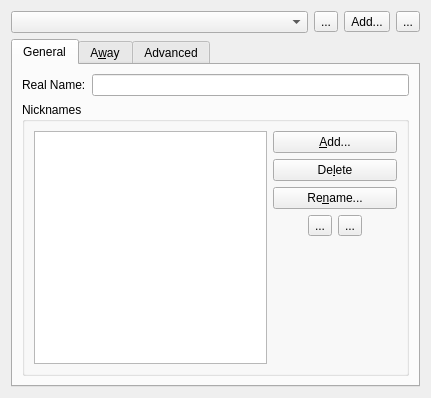
<ui version="4.0" >
 <class>IdentitiesSettingsPage</class>
 <widget class="QWidget" name="IdentitiesSettingsPage" >
  <property name="geometry" >
   <rect>
    <x>0</x>
    <y>0</y>
    <width>431</width>
    <height>398</height>
   </rect>
  </property>
  <property name="windowTitle" >
   <string/>
  </property>
  <layout class="QVBoxLayout" >
   <item>
    <layout class="QHBoxLayout" >
     <item>
      <widget class="QComboBox" name="identityList" >
       <property name="insertPolicy" >
        <enum>QComboBox::InsertAtBottom</enum>
       </property>
       <property name="duplicatesEnabled" >
        <bool>true</bool>
       </property>
      </widget>
     </item>
     <item>
      <widget class="QToolButton" name="renameIdentity" >
       <property name="text" >
        <string>...</string>
       </property>
       <property name="icon" >
        <iconset resource="../../icons/icons.qrc" >:/22x22/actions/oxygen/22x22/actions/edit-rename.png</iconset>
       </property>
       <property name="iconSize" >
        <size>
         <width>22</width>
         <height>22</height>
        </size>
       </property>
      </widget>
     </item>
     <item>
      <widget class="QToolButton" name="addIdentity" >
       <property name="text" >
        <string>Add...</string>
       </property>
       <property name="icon" >
        <iconset resource="../../icons/icons.qrc" >:/22x22/actions/oxygen/22x22/actions/list-add-user.png</iconset>
       </property>
       <property name="iconSize" >
        <size>
         <width>22</width>
         <height>22</height>
        </size>
       </property>
       <property name="toolButtonStyle" >
        <enum>Qt::ToolButtonIconOnly</enum>
       </property>
      </widget>
     </item>
     <item>
      <widget class="QToolButton" name="deleteIdentity" >
       <property name="text" >
        <string>...</string>
       </property>
       <property name="icon" >
        <iconset resource="../../icons/icons.qrc" >:/22x22/actions/oxygen/22x22/actions/list-remove-user.png</iconset>
       </property>
       <property name="iconSize" >
        <size>
         <width>22</width>
         <height>22</height>
        </size>
       </property>
      </widget>
     </item>
    </layout>
   </item>
   <item>
    <widget class="QTabWidget" name="tabWidget" >
     <property name="currentIndex" >
      <number>0</number>
     </property>
     <widget class="QWidget" name="generalTab" >
      <attribute name="title" >
       <string>General</string>
      </attribute>
      <layout class="QVBoxLayout" >
       <item>
        <layout class="QHBoxLayout" >
         <item>
          <widget class="QLabel" name="label" >
           <property name="text" >
            <string>Real Name:</string>
           </property>
          </widget>
         </item>
         <item>
          <widget class="QLineEdit" name="realName" />
         </item>
        </layout>
       </item>
       <item>
        <widget class="QGroupBox" name="groupBox" >
         <property name="title" >
          <string>Nicknames</string>
         </property>
         <layout class="QHBoxLayout" >
          <item>
           <widget class="QListWidget" name="nicknameList" >
            <property name="sizePolicy" >
             <sizepolicy vsizetype="Expanding" hsizetype="Expanding" >
              <horstretch>1</horstretch>
              <verstretch>0</verstretch>
             </sizepolicy>
            </property>
           </widget>
          </item>
          <item>
           <layout class="QVBoxLayout" >
            <item>
             <widget class="QPushButton" name="addNick" >
              <property name="sizePolicy" >
               <sizepolicy vsizetype="Fixed" hsizetype="Preferred" >
                <horstretch>0</horstretch>
                <verstretch>0</verstretch>
               </sizepolicy>
              </property>
              <property name="text" >
               <string>&amp;Add...</string>
              </property>
              <property name="icon" >
               <iconset resource="../../icons/icons.qrc" >:/16x16/actions/oxygen/16x16/actions/list-add.png</iconset>
              </property>
              <property name="iconSize" >
               <size>
                <width>16</width>
                <height>16</height>
               </size>
              </property>
             </widget>
            </item>
            <item>
             <widget class="QPushButton" name="deleteNick" >
              <property name="sizePolicy" >
               <sizepolicy vsizetype="Fixed" hsizetype="Preferred" >
                <horstretch>0</horstretch>
                <verstretch>0</verstretch>
               </sizepolicy>
              </property>
              <property name="text" >
               <string>De&amp;lete</string>
              </property>
              <property name="icon" >
               <iconset resource="../../icons/icons.qrc" >:/16x16/actions/oxygen/16x16/actions/edit-delete.png</iconset>
              </property>
             </widget>
            </item>
            <item>
             <widget class="QPushButton" name="renameNick" >
              <property name="sizePolicy" >
               <sizepolicy vsizetype="Fixed" hsizetype="Preferred" >
                <horstretch>0</horstretch>
                <verstretch>0</verstretch>
               </sizepolicy>
              </property>
              <property name="text" >
               <string>Re&amp;name...</string>
              </property>
              <property name="icon" >
               <iconset resource="../../icons/icons.qrc" >:/16x16/actions/oxygen/16x16/actions/edit-rename.png</iconset>
              </property>
             </widget>
            </item>
            <item>
             <layout class="QHBoxLayout" >
              <property name="spacing" >
               <number>6</number>
              </property>
              <property name="leftMargin" >
               <number>0</number>
              </property>
              <property name="topMargin" >
               <number>0</number>
              </property>
              <property name="rightMargin" >
               <number>0</number>
              </property>
              <property name="bottomMargin" >
               <number>0</number>
              </property>
              <item>
               <spacer>
                <property name="orientation" >
                 <enum>Qt::Horizontal</enum>
                </property>
                <property name="sizeHint" >
                 <size>
                  <width>0</width>
                  <height>20</height>
                 </size>
                </property>
               </spacer>
              </item>
              <item>
               <widget class="QToolButton" name="upNick" >
                <property name="toolTip" >
                 <string>Move upwards in list</string>
                </property>
                <property name="text" >
                 <string>...</string>
                </property>
                <property name="icon" >
                 <iconset resource="../../icons/icons.qrc" >:/16x16/actions/oxygen/16x16/actions/go-up.png</iconset>
                </property>
               </widget>
              </item>
              <item>
               <widget class="QToolButton" name="downNick" >
                <property name="toolTip" >
                 <string>Move downwards in list</string>
                </property>
                <property name="text" >
                 <string>...</string>
                </property>
                <property name="icon" >
                 <iconset resource="../../icons/icons.qrc" >:/16x16/actions/oxygen/16x16/actions/go-down.png</iconset>
                </property>
               </widget>
              </item>
              <item>
               <spacer>
                <property name="orientation" >
                 <enum>Qt::Horizontal</enum>
                </property>
                <property name="sizeHint" >
                 <size>
                  <width>0</width>
                  <height>20</height>
                 </size>
                </property>
               </spacer>
              </item>
             </layout>
            </item>
            <item>
             <spacer>
              <property name="orientation" >
               <enum>Qt::Vertical</enum>
              </property>
              <property name="sizeHint" >
               <size>
                <width>124</width>
                <height>76</height>
               </size>
              </property>
             </spacer>
            </item>
           </layout>
          </item>
         </layout>
        </widget>
       </item>
      </layout>
     </widget>
     <widget class="QWidget" name="awayTab" >
      <attribute name="title" >
       <string>A&amp;way</string>
      </attribute>
      <layout class="QVBoxLayout" >
       <item>
        <layout class="QGridLayout" >
         <property name="leftMargin" >
          <number>0</number>
         </property>
         <property name="topMargin" >
          <number>0</number>
         </property>
         <property name="rightMargin" >
          <number>0</number>
         </property>
         <property name="bottomMargin" >
          <number>0</number>
         </property>
         <property name="horizontalSpacing" >
          <number>6</number>
         </property>
         <property name="verticalSpacing" >
          <number>6</number>
         </property>
         <item row="0" column="1" >
          <widget class="QLineEdit" name="awayNick" >
           <property name="enabled" >
            <bool>false</bool>
           </property>
          </widget>
         </item>
         <item row="1" column="0" >
          <widget class="QCheckBox" name="awayReasonEnabled" >
           <property name="text" >
            <string>Away Reason</string>
           </property>
          </widget>
         </item>
         <item row="1" column="1" >
          <widget class="QLineEdit" name="awayReason" >
           <property name="enabled" >
            <bool>false</bool>
           </property>
          </widget>
         </item>
         <item row="2" column="0" >
          <widget class="QCheckBox" name="returnMessageEnabled" >
           <property name="text" >
            <string>Return Message</string>
           </property>
          </widget>
         </item>
         <item row="2" column="1" >
          <widget class="QLineEdit" name="returnMessage" >
           <property name="enabled" >
            <bool>false</bool>
           </property>
          </widget>
         </item>
         <item row="0" column="0" >
          <widget class="QCheckBox" name="awayNickEnabled" >
           <property name="text" >
            <string>Away Nick</string>
           </property>
          </widget>
         </item>
        </layout>
       </item>
       <item>
        <widget class="QGroupBox" name="autoAwayEnabled" >
         <property name="title" >
          <string>Auto Away</string>
         </property>
         <property name="checkable" >
          <bool>true</bool>
         </property>
         <property name="checked" >
          <bool>false</bool>
         </property>
         <layout class="QVBoxLayout" >
          <property name="spacing" >
           <number>6</number>
          </property>
          <property name="leftMargin" >
           <number>8</number>
          </property>
          <property name="topMargin" >
           <number>8</number>
          </property>
          <property name="rightMargin" >
           <number>8</number>
          </property>
          <property name="bottomMargin" >
           <number>8</number>
          </property>
          <item>
           <layout class="QHBoxLayout" >
            <property name="spacing" >
             <number>6</number>
            </property>
            <property name="leftMargin" >
             <number>0</number>
            </property>
            <property name="topMargin" >
             <number>0</number>
            </property>
            <property name="rightMargin" >
             <number>0</number>
            </property>
            <property name="bottomMargin" >
             <number>0</number>
            </property>
            <item>
             <widget class="QLabel" name="autoAwayLabel_1" >
              <property name="text" >
               <string>Auto away after</string>
              </property>
             </widget>
            </item>
            <item>
             <widget class="QSpinBox" name="autoAwayTime" />
            </item>
            <item>
             <widget class="QLabel" name="autoAwayLabel_2" >
              <property name="text" >
               <string>minutes</string>
              </property>
             </widget>
            </item>
            <item>
             <spacer>
              <property name="orientation" >
               <enum>Qt::Horizontal</enum>
              </property>
              <property name="sizeHint" >
               <size>
                <width>40</width>
                <height>20</height>
               </size>
              </property>
             </spacer>
            </item>
           </layout>
          </item>
          <item>
           <layout class="QGridLayout" >
            <property name="leftMargin" >
             <number>0</number>
            </property>
            <property name="topMargin" >
             <number>0</number>
            </property>
            <property name="rightMargin" >
             <number>0</number>
            </property>
            <property name="bottomMargin" >
             <number>0</number>
            </property>
            <property name="horizontalSpacing" >
             <number>6</number>
            </property>
            <property name="verticalSpacing" >
             <number>6</number>
            </property>
            <item row="1" column="0" >
             <widget class="QCheckBox" name="autoReturnMessageEnabled" >
              <property name="text" >
               <string>Return Message</string>
              </property>
             </widget>
            </item>
            <item row="0" column="0" >
             <widget class="QCheckBox" name="autoAwayReasonEnabled" >
              <property name="text" >
               <string>Away Reason</string>
              </property>
             </widget>
            </item>
            <item row="1" column="1" >
             <widget class="QLineEdit" name="autoReturnMessage" />
            </item>
            <item row="0" column="1" >
             <widget class="QLineEdit" name="autoAwayReason" />
            </item>
           </layout>
          </item>
         </layout>
        </widget>
       </item>
       <item>
        <spacer>
         <property name="orientation" >
          <enum>Qt::Vertical</enum>
         </property>
         <property name="sizeHint" >
          <size>
           <width>20</width>
           <height>40</height>
          </size>
         </property>
        </spacer>
       </item>
      </layout>
     </widget>
     <widget class="QWidget" name="advancedTab" >
      <attribute name="title" >
       <string>Advanced</string>
      </attribute>
      <layout class="QVBoxLayout" >
       <item>
        <layout class="QHBoxLayout" >
         <item>
          <widget class="QLabel" name="label_2" >
           <property name="text" >
            <string>Ident:</string>
           </property>
          </widget>
         </item>
         <item>
          <widget class="QLineEdit" name="ident" />
         </item>
        </layout>
       </item>
       <item>
        <widget class="QGroupBox" name="groupBox_3" >
         <property name="title" >
          <string>Messages</string>
         </property>
         <layout class="QVBoxLayout" >
          <item>
           <layout class="QGridLayout" >
            <property name="leftMargin" >
             <number>0</number>
            </property>
            <property name="topMargin" >
             <number>0</number>
            </property>
            <property name="rightMargin" >
             <number>0</number>
            </property>
            <property name="bottomMargin" >
             <number>0</number>
            </property>
            <property name="horizontalSpacing" >
             <number>6</number>
            </property>
            <property name="verticalSpacing" >
             <number>6</number>
            </property>
            <item row="1" column="0" >
             <widget class="QLabel" name="label_3" >
              <property name="text" >
               <string>Part Reason:</string>
              </property>
             </widget>
            </item>
            <item row="1" column="1" >
             <widget class="QLineEdit" name="partReason" />
            </item>
            <item row="0" column="1" >
             <widget class="QLineEdit" name="kickReason" />
            </item>
            <item row="2" column="0" >
             <widget class="QLabel" name="label_5" >
              <property name="text" >
               <string>Quit Reason:</string>
              </property>
             </widget>
            </item>
            <item row="2" column="1" >
             <widget class="QLineEdit" name="quitReason" />
            </item>
            <item row="0" column="0" >
             <widget class="QLabel" name="label_4" >
              <property name="text" >
               <string>Kick Reason:</string>
              </property>
             </widget>
            </item>
           </layout>
          </item>
         </layout>
        </widget>
       </item>
       <item>
        <spacer>
         <property name="orientation" >
          <enum>Qt::Vertical</enum>
         </property>
         <property name="sizeHint" >
          <size>
           <width>20</width>
           <height>40</height>
          </size>
         </property>
        </spacer>
       </item>
      </layout>
     </widget>
    </widget>
   </item>
  </layout>
 </widget>
 <resources>
  <include location="../../icons/icons.qrc" />
 </resources>
 <connections>
  <connection>
   <sender>awayNickEnabled</sender>
   <signal>toggled(bool)</signal>
   <receiver>awayNick</receiver>
   <slot>setEnabled(bool)</slot>
   <hints>
    <hint type="sourcelabel" >
     <x>47</x>
     <y>85</y>
    </hint>
    <hint type="destinationlabel" >
     <x>185</x>
     <y>90</y>
    </hint>
   </hints>
  </connection>
  <connection>
   <sender>awayReasonEnabled</sender>
   <signal>toggled(bool)</signal>
   <receiver>awayReason</receiver>
   <slot>setEnabled(bool)</slot>
   <hints>
    <hint type="sourcelabel" >
     <x>57</x>
     <y>120</y>
    </hint>
    <hint type="destinationlabel" >
     <x>177</x>
     <y>123</y>
    </hint>
   </hints>
  </connection>
  <connection>
   <sender>returnMessageEnabled</sender>
   <signal>toggled(bool)</signal>
   <receiver>returnMessage</receiver>
   <slot>setEnabled(bool)</slot>
   <hints>
    <hint type="sourcelabel" >
     <x>85</x>
     <y>154</y>
    </hint>
    <hint type="destinationlabel" >
     <x>240</x>
     <y>160</y>
    </hint>
   </hints>
  </connection>
  <connection>
   <sender>autoAwayReasonEnabled</sender>
   <signal>toggled(bool)</signal>
   <receiver>autoAwayReason</receiver>
   <slot>setEnabled(bool)</slot>
   <hints>
    <hint type="sourcelabel" >
     <x>107</x>
     <y>262</y>
    </hint>
    <hint type="destinationlabel" >
     <x>186</x>
     <y>264</y>
    </hint>
   </hints>
  </connection>
  <connection>
   <sender>autoReturnMessageEnabled</sender>
   <signal>toggled(bool)</signal>
   <receiver>autoReturnMessage</receiver>
   <slot>setEnabled(bool)</slot>
   <hints>
    <hint type="sourcelabel" >
     <x>122</x>
     <y>292</y>
    </hint>
    <hint type="destinationlabel" >
     <x>204</x>
     <y>299</y>
    </hint>
   </hints>
  </connection>
 </connections>
</ui>
